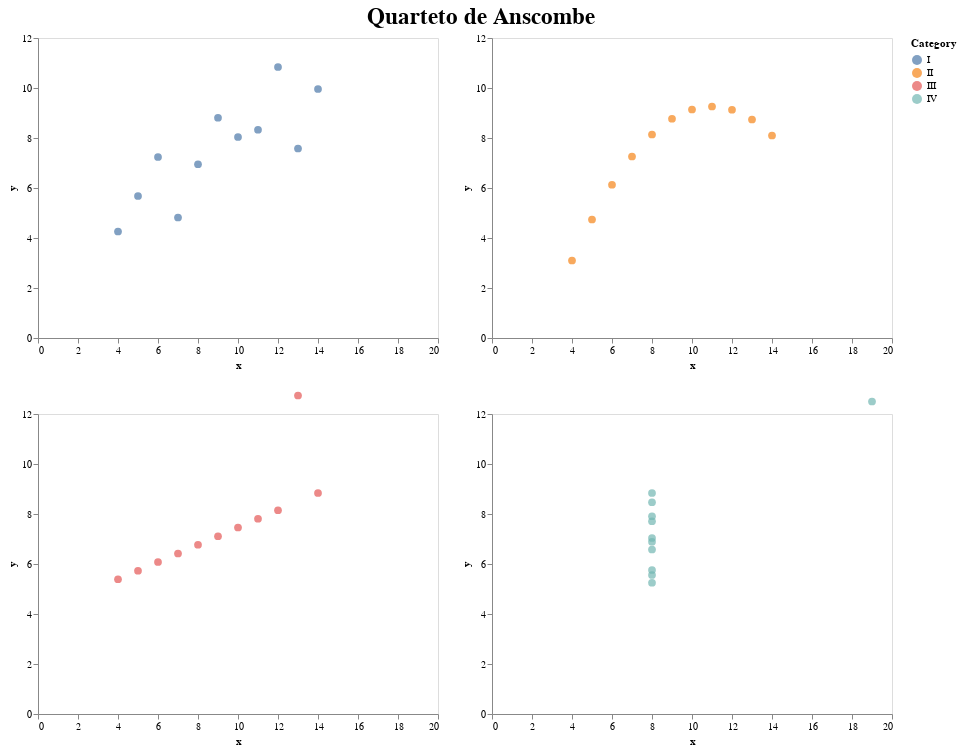

The notebook cell this image was saved under:
### Code cell
# Build visualizations

# Create base charts
I = alt.Chart(df[df.Category.eq('I')]).mark_circle(size=60).encode(
    alt.X('x',
        scale=alt.Scale(domain=(0, 20))
    ),
    alt.Y('y',
        scale=alt.Scale(domain=(0, 12))
    ),
    color='Category',
    tooltip=['Category', 'x', 'y']
)

II = alt.Chart(df[df.Category.eq('II')]).mark_circle(size=60).encode(
    alt.X('x',
        scale=alt.Scale(domain=(0, 20))
    ),
    alt.Y('y',
        scale=alt.Scale(domain=(0, 12))
    ),
    color='Category',
    tooltip=['Category', 'x', 'y']
)

III = alt.Chart(df[df.Category.eq('III')]).mark_circle(size=60).encode(
    alt.X('x',
        scale=alt.Scale(domain=(0, 20))
    ),
    alt.Y('y',
        scale=alt.Scale(domain=(0, 12))
    ),
    color='Category',
    tooltip=['Category', 'x', 'y']
)

IV = alt.Chart(df[df.Category.eq('IV')]).mark_circle(size=60).encode(
    alt.X('x',
        scale=alt.Scale(domain=(0, 20))
    ),
    alt.Y('y',
        scale=alt.Scale(domain=(0, 12))
    ),
    color='Category',
    tooltip=['Category', 'x', 'y']
)

# Add regression line
chart1 = alt.layer(
    I,
    I.transform_regression('x', 'y').mark_line()
)

row1 = alt.hconcat(I, II)
row2 = alt.hconcat(III, IV)

alt.vconcat(row1, row2
).configure_axis(
    grid=False
).properties(
    title='Quarteto de Anscombe'
).configure_title(
    fontSize=23,
    anchor='middle'
)

### Figure 1 — Vega-Lite specification as saved in the notebook (floating-point values rounded to 4 significant figures)
{"config": {"view": {"continuousWidth": 400, "continuousHeight": 300}, "axis": {"grid": false}, "title": {"anchor": "middle", "fontSize": 23}}, "vconcat": [{"hconcat": [{"data": {"name": "data-03bb71962ba1530eac3b44ebe75ec78d"}, "mark": {"type": "circle", "size": 60}, "encoding": {"color": {"type": "nominal", "field": "Category"}, "tooltip": [{"type": "nominal", "field": "Category"}, {"type": "quantitative", "field": "x"}, {"type": "quantitative", "field": "y"}], "x": {"type": "quantitative", "field": "x", "scale": {"domain": [0, 20]}}, "y": {"type": "quantitative", "field": "y", "scale": {"domain": [0, 12]}}}}, {"data": {"name": "data-97b3fd6c44d42d33e945f0b22b67407f"}, "mark": {"type": "circle", "size": 60}, "encoding": {"color": {"type": "nominal", "field": "Category"}, "tooltip": [{"type": "nominal", "field": "Category"}, {"type": "quantitative", "field": "x"}, {"type": "quantitative", "field": "y"}], "x": {"type": "quantitative", "field": "x", "scale": {"domain": [0, 20]}}, "y": {"type": "quantitative", "field": "y", "scale": {"domain": [0, 12]}}}}]}, {"hconcat": [{"data": {"name": "data-42db956c61419b3b33f879381dd3bfa4"}, "mark": {"type": "circle", "size": 60}, "encoding": {"color": {"type": "nominal", "field": "Category"}, "tooltip": [{"type": "nominal", "field": "Category"}, {"type": "quantitative", "field": "x"}, {"type": "quantitative", "field": "y"}], "x": {"type": "quantitative", "field": "x", "scale": {"domain": [0, 20]}}, "y": {"type": "quantitative", "field": "y", "scale": {"domain": [0, 12]}}}}, {"data": {"name": "data-34531bc2787020597d561c4b95cdfa53"}, "mark": {"type": "circle", "size": 60}, "encoding": {"color": {"type": "nominal", "field": "Category"}, "tooltip": [{"type": "nominal", "field": "Category"}, {"type": "quantitative", "field": "x"}, {"type": "quantitative", "field": "y"}], "x": {"type": "quantitative", "field": "x", "scale": {"domain": [0, 20]}}, "y": {"type": "quantitative", "field": "y", "scale": {"domain": [0, 12]}}}}]}], "title": "Quarteto de Anscombe", "$schema": "https://vega.github.io/schema/vega-lite/v4.8.1.json", "datasets": {"data-03bb71962ba1530eac3b44ebe75ec78d": [{"Category": "I", "x": 10, "y": 8.04}, {"Category": "I", "x": 8, "y": 6.95}, {"Category": "I", "x": 13, "y": 7.58}, {"Category": "I", "x": 9, "y": 8.81}, {"Category": "I", "x": 11, "y": 8.33}, {"Category": "I", "x": 14, "y": 9.96}, {"Category": "I", "x": 6, "y": 7.24}, {"Category": "I", "x": 4, "y": 4.26}, {"Category": "I", "x": 12, "y": 10.84}, {"Category": "I", "x": 7, "y": 4.82}, {"Category": "I", "x": 5, "y": 5.68}], "data-97b3fd6c44d42d33e945f0b22b67407f": [{"Category": "II", "x": 10, "y": 9.14}, {"Category": "II", "x": 8, "y": 8.14}, {"Category": "II", "x": 13, "y": 8.74}, {"Category": "II", "x": 9, "y": 8.77}, {"Category": "II", "x": 11, "y": 9.26}, {"Category": "II", "x": 14, "y": 8.1}, {"Category": "II", "x": 6, "y": 6.13}, {"Category": "II", "x": 4, "y": 3.1}, {"Category": "II", "x": 12, "y": 9.13}, {"Category": "II", "x": 7, "y": 7.26}, {"Category": "II", "x": 5, "y": 4.74}], "data-42db956c61419b3b33f879381dd3bfa4": [{"Category": "III", "x": 10, "y": 7.46}, {"Category": "III", "x": 8, "y": 6.77}, {"Category": "III", "x": 13, "y": 12.74}, {"Category": "III", "x": 9, "y": 7.11}, {"Category": "III", "x": 11, "y": 7.81}, {"Category": "III", "x": 14, "y": 8.84}, {"Category": "III", "x": 6, "y": 6.08}, {"Category": "III", "x": 4, "y": 5.39}, {"Category": "III", "x": 12, "y": 8.15}, {"Category": "III", "x": 7, "y": 6.42}, {"Category": "III", "x": 5, "y": 5.73}], "data-34531bc2787020597d561c4b95cdfa53": [{"Category": "IV", "x": 8, "y": 6.58}, {"Category": "IV", "x": 8, "y": 5.76}, {"Category": "IV", "x": 8, "y": 7.71}, {"Category": "IV", "x": 8, "y": 8.84}, {"Category": "IV", "x": 8, "y": 8.47}, {"Category": "IV", "x": 8, "y": 7.04}, {"Category": "IV", "x": 8, "y": 5.25}, {"Category": "IV", "x": 19, "y": 12.5}, {"Category": "IV", "x": 8, "y": 5.56}, {"Category": "IV", "x": 8, "y": 7.91}, {"Category": "IV", "x": 8, "y": 6.89}]}}
